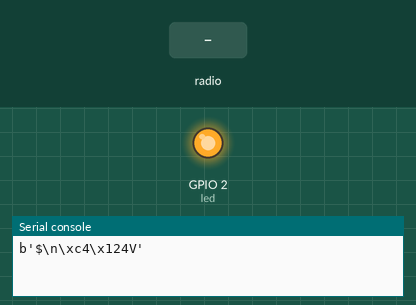
Recording of a program running on a simulated ESP8266 board running MicroPython. On the bench: output pins drawn as LEDs (lit = HIGH, except the on-board LED, lit = LOW), the last lines printed to the serial console. Dashed ring = blinking. Inputs (shaded band) come from the test bench. Library files of the repository ran but are not shown: 1 file(s).

Above: at 1.2 s.
1.3 s: radio message "1" arrives
At 1.85 s:
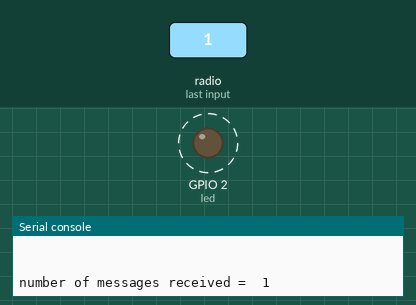
Timing chart, 0 to 4.3 s (numbered marks = the images above; inputs shaded):
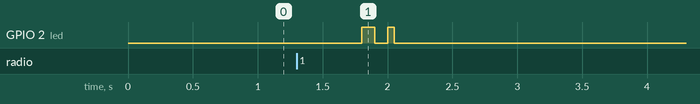

Measured:
- after the input at 1.3 s, GPIO 2 (led): alternates HIGH for 0.08 s and LOW for 0.10 s, 4 changes in all, then stays LOW, starting after 0.50 s

The program:

main.py
```python
'''from ota import OTAUpdater
from WIFI_CONFIG import SSID, PASSWORD

firmware_url = "https://raw.githubusercontent.com/<username>/<repo_name>/<branch_name>"
'''
import network

def show_mac_address():
    # Initialize the WiFi interface
    wlan = network.WLAN(network.STA_IF)

    # Activate the interface
    wlan.active(True)

    # Get the MAC address
    mac = wlan.config('mac')

    # Format and print the MAC address
    print(mac)

# Run the function when the device boots
show_mac_address()

import Receiver
```

Receiver.py
```python
import network
import espnow
import machine
import time

# Setup WLAN and ESP-NOW
sta = network.WLAN(network.STA_IF)  # Or network.AP_IF
sta.active(True)
sta.disconnect()  # For ESP8266

e = espnow.ESPNow()
e.active(True)

# Setup LED
led = machine.Pin(2, machine.Pin.OUT)  # GPIO 2 is typical for the onboard LED
message_count = 0
# Wait to receive messages
while True:
    peer, msg = e.recv()  # Receive message and peer MAC address
    if msg:
        # Print the peer and message to the serial port
        #print(f"Received from {peer}: {msg}")
        message_count += 1
        print("\n" * 25)
        print('number of messages received = ', message_count)
        # Blink LED for 0.5 seconds to indicate message received
        time.sleep(0.5)
        led.on()
        time.sleep(0.1)
        led.off()
        time.sleep(0.1)
        led.on()
        time.sleep(0.05)
        led.off()
```
